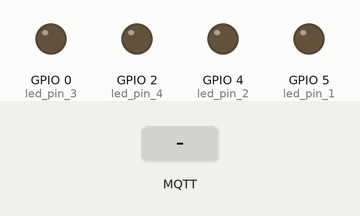
This sketch was run on a simulated ESP8266 (NodeMCU). Shown: output pins drawn as LEDs (lit = HIGH). The inputs (shaded band) are chosen by the test bench. WiFi joins after 1.5 s; servers stay silent unless stated; no MQTT or app messages arrive unless stated; what the sketch prints to the serial monitor is not drawn.

Above: at 2.7 s.
2.8 s: MQTT message "5" arrives on the first subscribed topic
At 3.3 s:
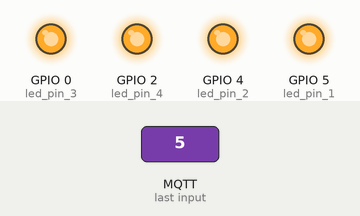
4.3 s: MQTT message "90" arrives on the first subscribed topic
At 5.5 s:
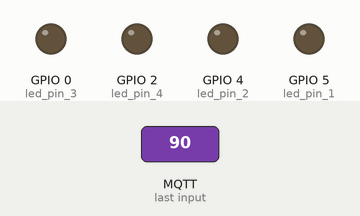
5.8 s: MQTT message "1" arrives on the first subscribed topic
At 6.8 s:
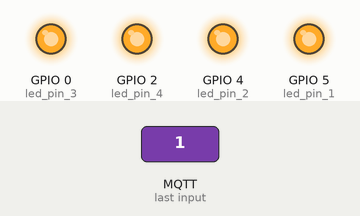
Timing chart, 0 to 8.8 s (numbered marks = the images above; inputs shaded):
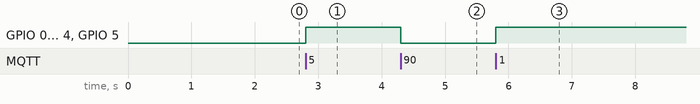

The sketch:

ultraDistance.ino
```cpp
// subscriber

#include <ESP8266WiFi.h>
#include <PubSubClient.h>

const char* ssid = "Danyaxd";
const char* password = "ojca9707";
const char* mqttServer = "broker.emqx.io";
const int mqttPort = 1883;

const int led_pin_1 = 5;
const int led_pin_2 = 4;
const int led_pin_3 = 0;
const int led_pin_4 = 2;

WiFiClient espClient;
PubSubClient client(espClient);

void setup() {
  Serial.begin(9600);
  pinMode(led_pin_1, OUTPUT);
  pinMode(led_pin_2, OUTPUT);
  pinMode(led_pin_3, OUTPUT);
  pinMode(led_pin_4, OUTPUT);

  digitalWrite(led_pin_1, LOW);
  digitalWrite(led_pin_2, LOW);
  digitalWrite(led_pin_3, LOW);
  digitalWrite(led_pin_4, LOW);

  setup_wifi();
  client.setServer(mqttServer, mqttPort);
  client.setCallback(callback);
}

void setup_wifi() {
  Serial.println();
  WiFi.begin(ssid, password);
  while (WiFi.status() != WL_CONNECTED) {
    delay(500);
    Serial.print("Connecting to WiFi..");
  }
  Serial.println("Connected to WiFi: ");
  Serial.println(WiFi.SSID());
}

void callback(char* topic, byte* payload, unsigned int length) {
  Serial.print("Message arrived in topic: ");
  Serial.println(topic);

  Serial.print("Message:");
  for (int i = 0; i < length; i++) {
    Serial.print((char)payload[i]);
  }

  int distance = atoi((char*)payload);
  Serial.print(" Distance: ");
  Serial.println(distance);

  distanceLeds(distance);

  Serial.println();
  Serial.println("-----------------------");
}

void reconnect() {
  while (!client.connected()) {
    Serial.print("Connecting to MQTT...");
    if (client.connect("ESP8266Client")) {
      Serial.println(client.subscribe("esp/test1"));
      Serial.println("Connected to MQTT");
    } else {
      Serial.print("Failed with state ");
      Serial.print(client.state());
      Serial.println(" try again in 2 seconds");
      delay(2000);
    }
  }
}

void loop() {
  if (!client.connected()) {
    reconnect();
  }
  client.loop();
}

void distanceLeds(int distance) {
  Serial.println(distance);
  if (distance <= 5) {
    digitalWrite(led_pin_1, HIGH);
    digitalWrite(led_pin_2, HIGH);
    digitalWrite(led_pin_3, HIGH);
    digitalWrite(led_pin_4, HIGH);
  } else if (distance <= 10 and distance >= 5) {
    digitalWrite(led_pin_1, HIGH);
    digitalWrite(led_pin_2, HIGH);
    digitalWrite(led_pin_3, HIGH);
    digitalWrite(led_pin_4, LOW);
  } else if (distance <= 15 and distance >= 10) {
    digitalWrite(led_pin_1, HIGH);
    digitalWrite(led_pin_2, HIGH);
    digitalWrite(led_pin_3, LOW);
    digitalWrite(led_pin_4, LOW);
  } else if (distance <= 20 and distance >= 15) {
    digitalWrite(led_pin_1, HIGH);
    digitalWrite(led_pin_2, LOW);
    digitalWrite(led_pin_3, LOW);
    digitalWrite(led_pin_4, LOW);
  } else if (distance >= 20) {
    digitalWrite(led_pin_1, LOW);
    digitalWrite(led_pin_2, LOW);
    digitalWrite(led_pin_3, LOW);
    digitalWrite(led_pin_4, LOW);
  }
}
```

Measured:
- after the input at 2.8 s, GPIO 0 (led_pin_3), GPIO 2 (led_pin_4), GPIO 4 (led_pin_2), GPIO 5 (led_pin_1): LOW → HIGH at once
- after the input at 4.3 s, GPIO 0 (led_pin_3), GPIO 2 (led_pin_4), GPIO 4 (led_pin_2), GPIO 5 (led_pin_1): HIGH → LOW at once
- after the input at 5.8 s, GPIO 0 (led_pin_3), GPIO 2 (led_pin_4), GPIO 4 (led_pin_2), GPIO 5 (led_pin_1): LOW → HIGH at once
